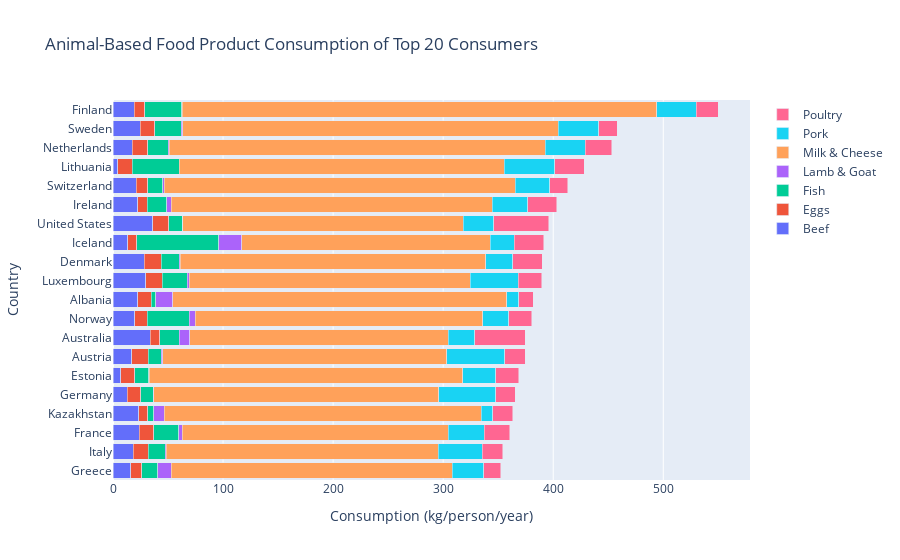

The code cell stored with this chart in its notebook:
### Markdown cell above
*Note that this graph showing the animal-based consumption of the top 20 countries is interactive. Hovering on the sectors or clicking on the legend allows for a more granular look at the data.*

### Code cell
fig = go.Figure(data = [
    go.Bar(orientation = 'h',
          y = sorted_animal_country_data['country'],
          x = sorted_animal_country_data['Beef'],
          name = 'Beef'),
    go.Bar(orientation = 'h',
          y = sorted_animal_country_data['country'],
          x = sorted_animal_country_data['Eggs'],
          name = 'Eggs'),
    go.Bar(orientation = 'h',
          y = sorted_animal_country_data['country'],
          x = sorted_animal_country_data['Fish'],
          name = 'Fish'),
    go.Bar(orientation = 'h',
          y = sorted_animal_country_data['country'],
          x = sorted_animal_country_data['Lamb & Goat'],
          name = 'Lamb & Goat'),
    go.Bar(orientation = 'h',
          y = sorted_animal_country_data['country'],
          x = sorted_animal_country_data['Milk & Cheese'],
          name = 'Milk & Cheese'),
    go.Bar(orientation = 'h',
          y = sorted_animal_country_data['country'],
          x = sorted_animal_country_data['Pork'],
          name = 'Pork'),
    go.Bar(orientation = 'h',
          y = sorted_animal_country_data['country'],
          x = sorted_animal_country_data['Poultry'],
          name = 'Poultry'),
])

fig.update_layout(barmode = 'stack',
                 yaxis = dict(autorange = 'reversed'),
                 title = "Animal-Based Food Product Consumption of Top 20 Consumers",
                 xaxis_title = "Consumption (kg/person/year)",
                 yaxis_title = "Country")

fig.show()

### Figure 1 — Plotly figure (JSON) as saved in the notebook; plotly's stock layout.template omitted (floating-point values rounded to 4 significant figures)
{"data": [{"name": "Beef", "orientation": "h", "type": "bar", "x": [19.22, 24.58, 17.67, 4.49, 21.26, 22.35, 36.24, 13.36, 28.46, 29.88, 22.5, 19.83, 33.86, 17.14, 7.19, 13.16, 23.38, 23.81, 18.6, 16.1], "y": ["Finland", "Sweden", "Netherlands", "Lithuania", "Switzerland", "Ireland", "United States", "Iceland", "Denmark", "Luxembourg", "Albania", "Norway", "Australia", "Austria", "Estonia", "Germany", "Kazakhstan", "France", "Italy", "Greece"]}, {"name": "Eggs", "orientation": "h", "type": "bar", "x": [9.55, 13.37, 14.03, 13.11, 10.53, 8.96, 14.58, 8.24, 15.35, 14.64, 12.45, 11.41, 8.51, 14.68, 12.66, 12.2, 8.29, 13.13, 13.34, 10.13], "y": ["Finland", "Sweden", "Netherlands", "Lithuania", "Switzerland", "Ireland", "United States", "Iceland", "Denmark", "Luxembourg", "Albania", "Norway", "Australia", "Austria", "Estonia", "Germany", "Kazakhstan", "France", "Italy", "Greece"]}, {"name": "Fish", "orientation": "h", "type": "bar", "x": [33.8, 23.86, 18.64, 42.39, 13.48, 17.39, 12.35, 74.41, 16.49, 23.09, 3.85, 38.18, 17.69, 12.16, 12.78, 11.16, 5.21, 22.91, 15.6, 14.42], "y": ["Finland", "Sweden", "Netherlands", "Lithuania", "Switzerland", "Ireland", "United States", "Iceland", "Denmark", "Luxembourg", "Albania", "Norway", "Australia", "Austria", "Estonia", "Germany", "Kazakhstan", "France", "Italy", "Greece"]}, {"name": "Lamb & Goat", "orientation": "h", "type": "bar", "x": [0.53, 1.41, 0.94, 0.24, 1.42, 4.1, 0.43, 21.12, 0.92, 1.67, 15.32, 5.34, 9.87, 1.16, 0.44, 0.73, 9.56, 3.28, 0.92, 12.47], "y": ["Finland", "Sweden", "Netherlands", "Lithuania", "Switzerland", "Ireland", "United States", "Iceland", "Denmark", "Luxembourg", "Albania", "Norway", "Australia", "Austria", "Estonia", "Germany", "Kazakhstan", "France", "Italy", "Greece"]}, {"name": "Milk & Cheese", "orientation": "h", "type": "bar", "x": [430.8, 341.2, 341.5, 295.5, 318.7, 291.9, 254.7, 225.8, 277.3, 255.3, 303.7, 261.3, 234.5, 258.1, 284.9, 258.7, 288.1, 241.3, 246.9, 255.3], "y": ["Finland", "Sweden", "Netherlands", "Lithuania", "Switzerland", "Ireland", "United States", "Iceland", "Denmark", "Luxembourg", "Albania", "Norway", "Australia", "Austria", "Estonia", "Germany", "Kazakhstan", "France", "Italy", "Greece"]}, {"name": "Pork", "orientation": "h", "type": "bar", "x": [36.14, 37, 36.36, 45.67, 31.49, 32.4, 27.64, 21.69, 24.87, 43.58, 10.88, 23.51, 24.14, 52.56, 29.68, 51.81, 10.36, 33.05, 40.28, 28.31], "y": ["Finland", "Sweden", "Netherlands", "Lithuania", "Switzerland", "Ireland", "United States", "Iceland", "Denmark", "Luxembourg", "Albania", "Norway", "Australia", "Austria", "Estonia", "Germany", "Kazakhstan", "France", "Italy", "Greece"]}, {"name": "Poultry", "orientation": "h", "type": "bar", "x": [19.87, 16.64, 23.9, 26.84, 16.38, 26.26, 50.01, 26.87, 26.75, 21.37, 13.23, 21.01, 46.12, 18.61, 21.11, 17.75, 18.38, 22.93, 18.61, 15.74], "y": ["Finland", "Sweden", "Netherlands", "Lithuania", "Switzerland", "Ireland", "United States", "Iceland", "Denmark", "Luxembourg", "Albania", "Norway", "Australia", "Austria", "Estonia", "Germany", "Kazakhstan", "France", "Italy", "Greece"]}], "layout": {"barmode": "stack", "title": {"text": "Animal-Based Food Product Consumption of Top 20 Consumers"}, "xaxis": {"title": {"text": "Consumption (kg/person/year)"}}, "yaxis": {"autorange": "reversed", "title": {"text": "Country"}}}}
